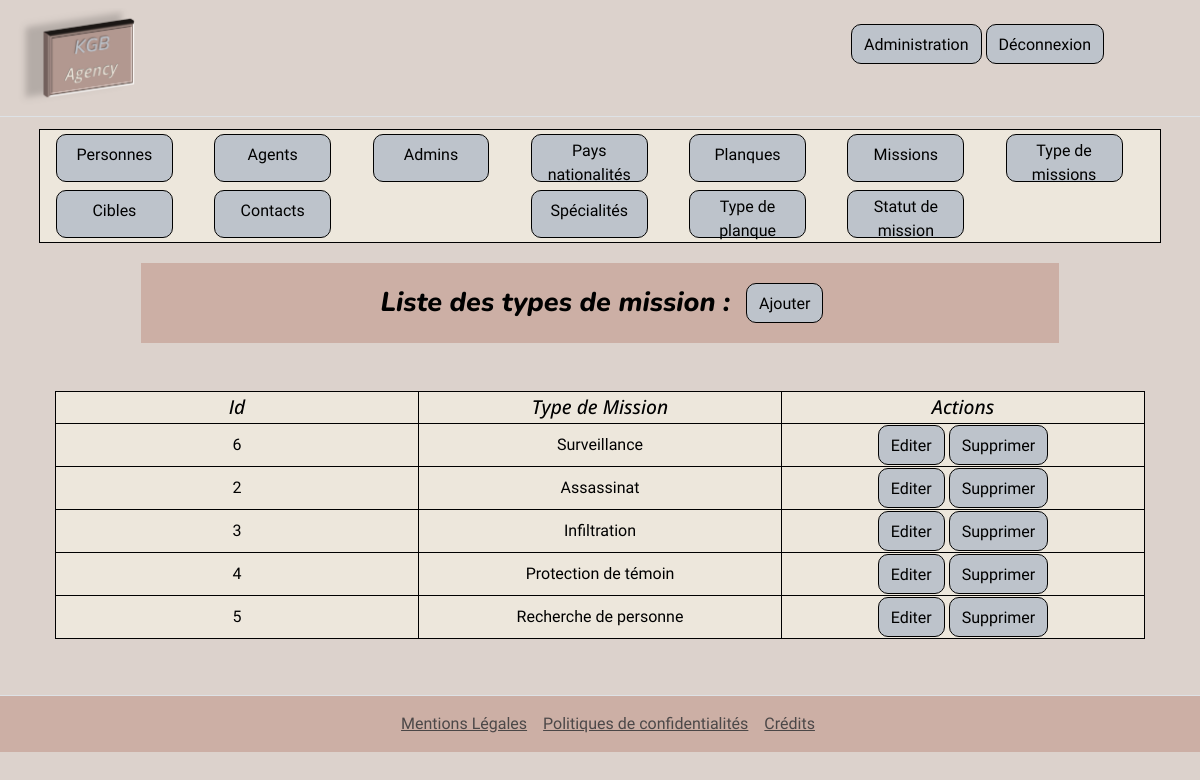
Page /index.php?controller=back&action=TypeMission&todo=home (signed in) on the committed database.
### tables this page shows
CREATE TABLE IF NOT EXISTS `typemissions` (
  `id` int(11) NOT NULL AUTO_INCREMENT,
  `type_mission` varchar(50) NOT NULL,
  PRIMARY KEY (`id`)
);

### index.php (called while the page is built, shortened)
<?php
$controller = new Controller();
$controller->route();

### App/Db/Mysql.php (called while the page is built, shortened)
<?php
class Mysql
{
    private $db_name;
    private $db_user;
    private $db_password;
    private $db_port;
    private $db_host;
    private $pdo = null;
    private static $_instance = null;
    public static function getInstance():self
    {
        if (is_null(self::$_instance)) {
            self::$_instance = new Mysql();
        }
        return self::$_instance;
    }
    public function getPDO():\PDO
    {
        if (is_null($this->pdo)){
            $this->pdo = new \PDO('mysql:host=' . $this->db_host . ';port='. $this->db_port. ';charset=utf8mb4;dbname=' . $this->db_name . ";'", $this->db_user, $this->db_password);
        }
        return $this->pdo;
    }
}

### App/Repository/Repository.php (called while the page is built, shortened)
<?php
class Repository{
    public function __construct()
    {
       $mysql = Mysql::getInstance();
       $this->pdo = $mysql->getPDO();
    }
}

### App/Repository/TypeMissionRepository.php (called while the page is built, shortened)
<?php
class TypeMissionRepository extends Repository
{
    public function findAllTypeMissions():Array|bool
    {
        try{
            $query = $this->pdo->prepare("SELECT * FROM typeMissions");
            $query->execute();
            $alltypeMissions = $query->fetchAll($this->pdo::FETCH_ASSOC);
            if ($alltypeMissions){
                return $alltypeMissions;
            }else {
                return false;
            }
        }catch (\Exception $e){
            $error = $e->getMessage();
            $control = new Controller();
            $control->render('/errors', [
                'error' => $error
            ]);
        }
    }
}

### templates/partials/TypeMission/Home.php (the view)
<div class="row d-flex justify-content-center ">
    <div class="col-9 m-3 p-3 d-flex align-items-center justify-content-center pageTitle">
        <h1 class="d-flex justify-content-center m-2"> Liste des types de mission : </h1>
        <div class="d-flex justify-content-end my-1 ms-2 me-1">
            <a href="/index.php?controller=back&action=TypeMission&todo=create" class="btn btn-primary pt-2" aria-current="page creation Personne">Ajouter</a>
        </div>
    </div>
    <div class="col-11 m-3 p-3 ">
        <?php if ($errors) { ?>
            <div class="alert alert-danger">
                <?php echo($errors) ?>
            </div>
        <?php } else {
            if ($allElements) { ?>
                <table class="col-12 tabMissions">
                    <thead>
                        <th class="col-4 tabTitle">Id</th>
                        <th class="col-4 tabTitle">Type de Mission</th>
                        <th class="col-4 tabTitle">Actions</th>
                    </thead>
                    <tbody>
                    <?php foreach ($allElements as $element) { ?>
                        <tr>
                            <td><?php echo($element['id']); ?></td>
                            <td><?php echo(htmlspecialchars($element['type_mission']));
                            if ($_GET['todo']=='delete'){
                                if ($element['id'] == $_GET['id'] ){ ?>
                                <p class="alert alert-danger"><?php echo('Supprimez cet élément ?'); ?>
                                <a href="/index.php?controller=back&action=TypeMission&todo=delete&rep=oui&id=<?php echo($element['id']) ?>" class="btn btn-primary pt-2" aria-current="OUI">OUI</a>
                                <a href="/index.php?controller=back&action=TypeMission&todo=home" class="btn btn-primary pt-2" aria-current="NON">NON</a></p>
                            <?php } } ?></td>
                            <td>
                                <a href="/index.php?controller=back&action=TypeMission&todo=edit&id=<?php echo($element['id']) ?>" class="btn btn-primary pt-2" aria-current="pageEdit">Editer</a>
                                <a href="/index.php?controller=back&action=TypeMission&todo=delete&id=<?php echo($element['id']) ?>" class="btn btn-primary pt-2" aria-current="pageEdit">Supprimer</a>
                            </td>
                        </tr>
                    <?php } ?>
                    </tbody>
                </table>
        <?php } } ?>
    </div>
</div>

### assets/CSS/style.css (style rules this page uses)
body, header { background-color: #DCD2CC; border-color: #DCD2CC; }
.pageTitle, h1 { font-family: "Nunito", sans-serif; font-size: 1.3em; font-style: italic; font-weight: 800; background-color: #CCAFA5; color : black; }
table, th, td { border: 1px solid black; border-collapse: collapse; }
th { font-family: "Open Sans", sans-serif; font-size: 1.2em; font-style: italic; font-weight: 500; }
td { font-family: "Martel Sans", sans-serif; font-weight: 400; font-style: normal; }
.tabMissions { text-align: center; background-color:#EDE7DC; color : black; }
.btn-primary { font-family: "Martel Sans", sans-serif; font-weight: 400; font-style: normal; --bs-btn-color: black; --bs-btn-bg: #BDC3CB; --bs-btn-border-color: black; --bs-btn-border-radius: 10px; --bs-btn-hover-color: black; --bs-btn-hover-bg: #CCAFA5; --bs-btn-hover-border-color: #CCAFA5; --bs-btn-focus-shadow-rgb: #CCAFA5; --bs-btn-active-color: black; --bs-btn-active-bg: #CCAFA5; --bs-btn-active-border-color: #CCAFA5; --bs-btn-active-shadow: inset 0 3px 5px #CCAFA5; --bs-btn-disabled-color: black; --bs-btn-disabled-bg: #FFF; --bs-btn-disabled-border-color: #FFF; }

### rows in the picture
typemissions: id "6", type_mission "Surveillance"
typemissions: id "2", type_mission "Assassinat"
typemissions: id "3", type_mission "Infiltration"
typemissions: id "4", type_mission "Protection de témoin"
typemissions: id "5", type_mission "Recherche de personne"
